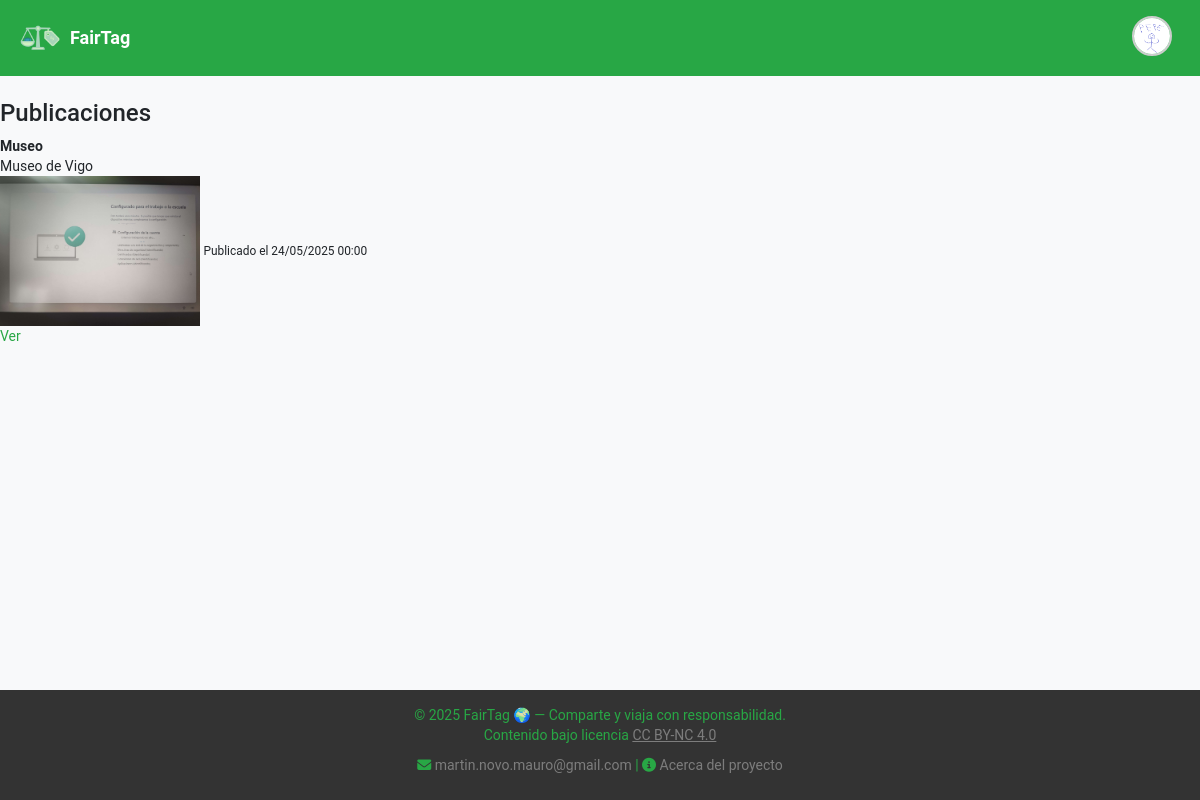
The page /index.php?c=user&a=perfilPosts (signed in) on the database its author committed.
### tables this page shows
CREATE TABLE `posts` (
  `id` int NOT NULL,
  `title` varchar(255) NOT NULL,
  `content` text NOT NULL,
  `image` varchar(255) NOT NULL,
  `created_at` datetime NOT NULL,
  `google_link` text NOT NULL,
  `latitude` varchar(50) NOT NULL,
  `longitude` varchar(50) NOT NULL,
  `country` int DEFAULT NULL,
  `user_id` int NOT NULL,
  `type` varchar(50) NOT NULL
);

### controller/user.controller.php (called while the page is built, shortened)
<?php
require_once '../model/postDAO.php';
class UserController {
    public function perfilPosts() {
        $postDAO = new PostDAO();
        $userId = $_SESSION['user_id'];
        $posts = $postDAO->obtenerPorUsuarioId($userId);
        require_once '../view/header.php';
        require_once '../view/user/listaPosts.php';
        require_once '../view/footer.php';
    }
}

### public/index.php (called while the page is built, shortened)
<?php
include_once '../db/db.php';
$accion = isset($_REQUEST['a']) ? $_REQUEST['a'] : 'Index';
$controller = new $controller;
call_user_func( array( $controller, $accion ) );

### db/db.php (called while the page is built)
<?php
class Database {
    public static function connect() {
        $host = 'db';
        $db = 'fairTag';
        $user = 'fairTag';
        $pass = 'password';
        try {
            $pdo = new PDO("mysql:host=$host;dbname=$db", $user, $pass);
            $pdo->setAttribute(PDO::ATTR_ERRMODE, PDO::ERRMODE_EXCEPTION);
            return $pdo;
        } catch (PDOException $e) {
            die("Conexión fallida: " . $e->getMessage());
        }
    }
}

### model/postDAO.php (called while the page is built, shortened)
<?php
require_once 'entidades/post.php';
class PostDAO {
    private $pdo;
    public function __construct() {
        try {
            $this->pdo = Database::connect();
        } catch(Exception $e) {
            die($e->getMessage());
        }
    }
    public function obtenerPorUsuarioId(int $user_id) {
        $stmt = $this->pdo->prepare("SELECT * FROM posts WHERE user_id = ?");
        $stmt->execute([$user_id]);
        $data = $stmt->fetchAll(PDO::FETCH_ASSOC);
        $posts = [];
        foreach ($data as $row) {
            $post = new Post();
            $post->setId($row['id']);
            $post->setTitle($row['title']);
            $post->setContent($row['content']);
            $post->setImage($row['image']);
            $post->setCreatedAt($row['created_at']);
            $post->setGoogleLink($row['google_link']);
            $post->setCountry($row['country']);
            $post->setType($row['type']);
            $posts[] = $post;
        }
        return $posts;
    }
}

### model/entidades/post.php (called while the page is built, shortened)
<?php
class Post {
    private int $id;
    private string $title;
    private string $content;
    private string $image;
    private string $created_at;
    public function getId() {
        return $this->id;
    }
    public function setId($id) {
        $this->id = $id;
    }
    public function getTitle() {
        return $this->title;
    }
    public function setTitle($title) {
        $this->title = $title;
    }
    public function getContent() {
        return $this->content;
    }
    public function setContent($content) {
        $this->content = $content;
    }
    public function getImage() {
        return $this->image;
    }
    public function setImage($image) {
        $this->image = $image;
    }
    public function getCreatedAt() {
        return $this->created_at;
    }
    public function setCreatedAt($created_at) {
        $this->created_at = $created_at;
    }
}

### view/user/listaPosts.php (the view)
<h3>Publicaciones</h3>
<?php if (!empty($posts)): ?>
    <ul>
        <?php foreach ($posts as $post): ?>
            <li>
                <strong><?= htmlspecialchars($post->getTitle()) ?></strong><br>
                <?= nl2br(htmlspecialchars($post->getContent())) ?><br>
                <img src="postsImg/<?php echo htmlspecialchars($post->getImage()); ?>" alt="Imagen del post" style="max-width: 200px; height: auto;">
                <small>Publicado el <?= (new DateTime($post->getCreatedAt()))->format('d/m/Y H:i') ?></small><br>
                <a href="index.php?c=Post&a=ver&id=<?= $post->getId() ?>">Ver</a>
            </li>
        <?php endforeach; ?>
    </ul>
<?php else: ?>
    <p>No hay posts.</p>
<?php endif; ?>

### public/css/base/_variables.css (style rules this page uses)
:root { --verde-principal: #28a745; --verde-claro: #8fd19e; --verde-oscuro: #1e7e34; --gris-claro: #f8f9fa; --gris-oscuro: #495057; --blanco: #ffffff; --negro: #212529; }

### public/css/base/_typography.css (style rules this page uses)
body { font-family: 'Roboto', sans-serif; background-color: var(--gris-claro); color: var(--negro); height: 100%; }

### public/css/base/_links.css (style rules this page uses)
a { color: var(--verde-principal); text-decoration: none; }

### rows shown on the page
posts: title "Museo", content "Museo de Vigo", image (picture), created_at "24/05/2025 00:00"
